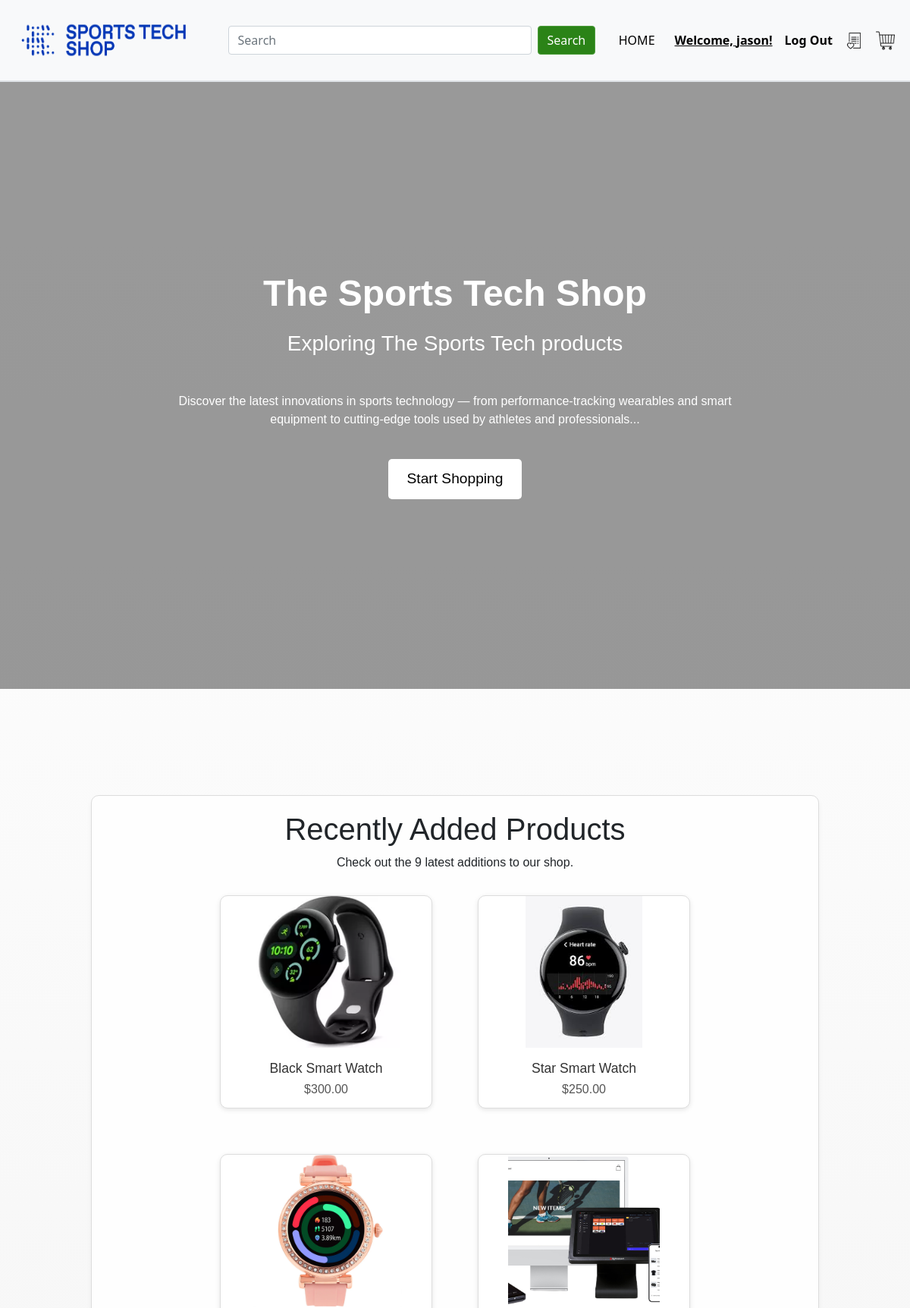
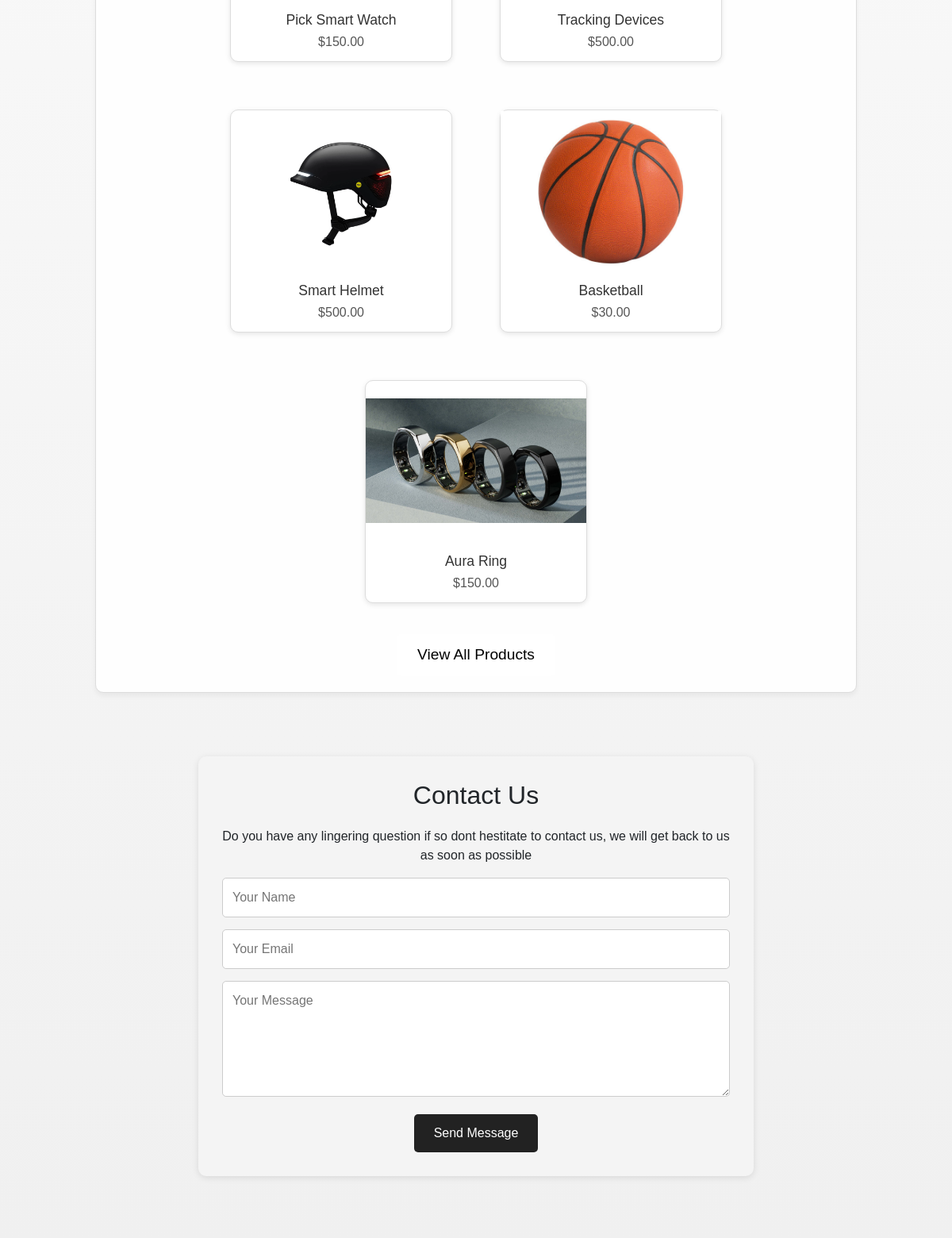
/ (signed in, upper part), run on the app's committed database (2 pictures, top to bottom).
### app/models.py (models this page shows, shortened)
class User(db.Model, UserMixin):
    __tablename__ = 'users'
    id = db.Column(db.Integer, primary_key=True)
    name = db.Column(db.String(100), index=True, unique=True, nullable=False)
    email = db.Column(db.String(100), index=True, nullable=False)
    mobile = db.Column(db.String(100), index=True, nullable=True)
    password_hash = db.Column(db.String(255), nullable=False)
    member_type = db.Column(db.String(100), default=False)
    address = db.Column(db.String(100), nullable=True)
    comments = db.relationship('Comment', backref='user')
    orders = db.relationship('Order', backref='user')

class Product(db.Model):
    __tablename__ = 'products'
    id = db.Column(db.Integer, primary_key=True)
    name = db.Column(db.String(80))
    description = db.Column(db.String(200))
    image = db.Column(db.String(400))
    price = db.Column(db.Float)
    stock = db.Column(db.Integer)
    category = db.Column(db.String(80))
    sub_category = db.Column(db.String(80))
    comments = db.relationship('Comment', backref='product')
    orders = db.relationship('Order', backref='product')

### app/views.py (the view)
@mainbp.route('/')
def index():
    products = Product.query.order_by(Product.id.desc()).limit(8).all()
    categories = {product.category for product in products if product.category}
    return render_template('index.html', products=products, categories=categories)

### app/templates/index.html (shortened to what this page needs)
{% extends 'base.html' %}
{% block content %}
<div class="video-header">
  <video autoplay muted loop id="bg-video">
    <source src="../static/img/video.mp4" type="video/mp4" />Your browser does not support the video tag.
  </video>
  <div class="video-overlay">
    <h1>The Sports Tech Shop</h1>
    <h3>Exploring The Sports Tech products</h3>
    <p class="hero-description">
      Discover the latest innovations in sports technology — from performance-tracking wearables and smart equipment to
      cutting-edge tools used by athletes and professionals...
    </p>
    <a href="{{ url_for('product.index') }}" class="cta-button">Start Shopping</a>
  </div>
</div>
<section class="Recent" aria-labelledby="recent-products-section">
  <div class="recent-products-container">
    <h1 id="recent-products-section">Recently Added Products</h1>
    <p>Check out the 9 latest additions to our shop.</p>
    <div class="product-container">
      <div class="product-grid">
        {% for product in products %}
        <div class="product-card">
          <a href="{{ url_for('product.show', id=product.id) }}"
            aria-label="View details for {{ product.name }}, price ${{ '%.2f'|format(product.price) }}">
            <img src="{{ product.image }}" class="product-image" alt="{{ product.name }}">
          </a>
          <div class="product-info">
            <h3>{{ product.name }}</h3>
            <p>${{ '%.2f'|format(product.price) }}</p>
          </div>
        </div>
        {% endfor %}
      </div>
    </div>
    <div class="all-products-button-container" style="text-align: center; margin-top: 1.5rem;">
      <a href="{{ url_for('product.index') }}" class="cta-button">View All Products</a>
    </div>
  </div>
</section>
<section class="contact-section" id="contact">
  <h2>Contact Us</h2>
  <p>Do you have any lingering question if so dont hestitate to contact us, we will get back to us as soon as possible
  </p>
  <form action="/contact" method="POST" class="contact-form">
    <input type="text" name="name" placeholder="Your Name" required />
    <input type="email" name="email" placeholder="Your Email" required />
    <textarea name="message" rows="5" placeholder="Your Message" required></textarea>
    <button type="submit">Send Message</button>
  </form>
</section>
{% endblock %}

### app/templates/base.html (shortened to what this page needs)
<!DOCTYPE html>
<html lang="en">
<head>
  <link href="https://cdn.jsdelivr.net/npm/bootstrap@5.0.0-beta3/dist/css/bootstrap.min.css" rel="stylesheet"
 />
  <link href="../static/styles/nav.css" rel="stylesheet" />
  <link href="../static/styles/general.css" rel="stylesheet" />
  <link href="../static/styles/round_btn.css" rel="stylesheet" />
  <link href="../static/styles/home.css" rel="stylesheet" />
  <link href="{{ url_for('static', filename='styles/wishlist.css') }}" rel="stylesheet">
  <link href="{{ url_for('static', filename='styles/cart.css') }}" rel="stylesheet">
</head>
<body>
  <header class="bg-light border-bottom">
    <nav class="navbar navbar-expand-lg bg-light border-bottom border-body padding-top" data-bs-theme="light"
      aria-label="Main navigation">
      <div class="container-fluid">
        <a class="navbar-brand" href="/" aria-label="Go to home page"><img src="../static/img/logo.png" width="250"
            height="80" class="d-inline-block align-top" alt="SportsTech Logo" /></a>
        <div class="collapse navbar-collapse" id="navbarSupportedContent">
          <form class="d-flex ms-auto" method="GET" action="{{ url_for('product.search') }}" role="search"
            aria-label="Search products">
            <input class="form-control me-2" name="q" type="search" placeholder="Search" aria-label="Search"
              style="width: 400px" />
            <button class="btn btn-primary" type="submit" aria-label="Submit search">Search</button>
          </form>
          <ul class="navbar-nav ms-auto">
            <li class="nav-item">
              <a class="nav-link no-underline nav-link:hover" href="/" aria-label="Home">HOME</a>
            </li>
            <li class="nav-item">
            </li>
            {% if current_user.is_authenticated %}
            <li class="nav-item">
              <a class="nav-link text-decoration-underline fw-bold">Welcome, {{ current_user.name }}!</a>
            </li>
            <li class="nav-item">
              <a class="nav-link fw-bold" href="{{ url_for('auth.logout') }}">Log Out</a>
            </li>
            {% endif %}
            <li class="nav-item">
              <a class="nav-link no-underline nav-link:hover" href="{{ url_for('wishlist.show_wishlist') }}"
                aria-label="Go to wishlist">
                <img src="../static/img/wishlist.png" width="25" height="25" class="d-inline-block align-top"
                  alt="Wishlist" />
              </a>
            </li>
            <li class="nav-item">
              <a class="nav-link no-underline nav-link:hover" href="/cart" aria-label="Go to shopping cart"><img
                  src="../static/img/cart.png" width="25" height="25" class="d-inline-block align-top" alt="Cart" /></a>
            </li>
          </ul>
        </div>
      </div>
    </nav>
  </header>
  <main class="flex-grow-1">
    {% block content %}
    {% endblock %}
  </main>
</body>
</html>

### app/static/styles/nav.css (style rules this page uses)
.navbar { background-color: rgb(255, 255, 255); }
.nav-link { color: black !important; }
.no-underline { text-decoration: none; }
.navbar-collapse { transition: height 0.3s ease-in-out; }

### app/static/styles/general.css (style rules this page uses)
ul li a { color: white; text-decoration: none; }
ul { list-style-type: none; padding-left: 0; }
.btn-primary { background-color: #2b8317; border: 1px solid #4F9E3D; }
main { background: linear-gradient(to bottom, #ffffff, #f0f0f0); font-family: sans-serif; flex: 1; }
body { display: flex; flex-direction: column; }
html, body { height: 100%; margin: 0; padding: 0; }

### app/static/styles/home.css (style rules this page uses)
.Recent { width: 80%; margin: auto; text-align: center; padding-top: 100px; }
.video-header { position: relative; height: 100vh; overflow: hidden; }
#bg-video { position: absolute; top: 50%; left: 50%; min-width: 100%; min-height: 100%; width: auto; height: auto; z-index: 1; transform: translate(-50%, -50%); object-fit: cover; }
.video-overlay { position: absolute; top: 0; left: 0; z-index: 2; width: 100%; height: 100%; background: rgba(0, 0, 0, 0.4); display: flex; flex-direction: column; justify-content: center; align-items: center; color: white; text-align: center; padding: 20px; }
.video-overlay h1 { font-size: 3rem; margin-bottom: 20px; font-weight: bold; }
.cta-button { display: inline-block; background-color: #ffffff; color: #000000; padding: 12px 25px; text-decoration: none; font-size: 1.2rem; border-radius: 5px; transition: background 0.3s ease; }
#bg-video { position: absolute; top: 50%; left: 50%; width: 100%; height: 100%; transform: translate(-50%, -50%); object-fit: cover; z-index: 1; }
.contact-section { width: 90%; max-width: 700px; margin: 80px auto; padding: 30px; background-color: #f4f4f4; border-radius: 10px; text-align: center; box-shadow: 0 2px 8px rgba(0, 0, 0, 0.1); }
.contact-section h2 { font-size: 2rem; margin-bottom: 20px; }
.contact-form input, .contact-form textarea { width: 100%; padding: 12px; margin-bottom: 15px; border: 1px solid #ccc; border-radius: 5px; font-size: 1rem; }
.contact-form button { padding: 12px 25px; font-size: 1rem; background-color: #222; color: white; border: none; border-radius: 5px; cursor: pointer; }
.product-container { max-width: 1200px; margin: 0 auto; padding: 0 20px; }
.product-grid { display: flex; flex-wrap: wrap; justify-content: center; gap: 30px; }
.product-card { display: flex; flex-direction: column; align-items: center; width: 100%; max-width: 280px; background: #fff; border: 1px solid #ddd; border-radius: 10px; box-shadow: 0 2px 6px rgba(0, 0, 0, 0.1); margin: 15px; transition: transform 0.3s ease; }
.product-image { width: 100%; height: 200px; object-fit: contain; display: block; }
.product-info { padding: 12px 15px; text-align: center; width: 100%; }
.product-info h3 { font-size: 1.1rem; margin: 5px 0; color: #333; white-space: nowrap; overflow: hidden; text-overflow: ellipsis; }
.product-info p { font-size: 1rem; color: #555; margin: 0; }
.hero-description { max-width: 800px; margin: 0 auto; padding-top: 40px; padding-bottom: 40px; }
.recent-products-container { border: 1px solid #ddd; border-radius: 10px; padding: 20px; background-color: #fefefe; margin: 40px auto; box-shadow: 0 4px 6px rgba(0, 0, 0, 0.05); max-width: 1100px; }

### data on the page
User: name "jason"
Product: image (picture), name "Black Smart Watch", price "300.00"
Product: image (picture), name "Star Smart Watch", price "250.00"
Product: image (picture), name "Pick Smart Watch", price "150.00"
Product: image (picture), name "Tracking Devices", price "500.00"
Product: image (picture), name "Smart Helmet", price "500.00"
Product: image (picture), name "Basketball", price "30.00"
Product: image (picture), name "Aura Ring", price "150.00"
